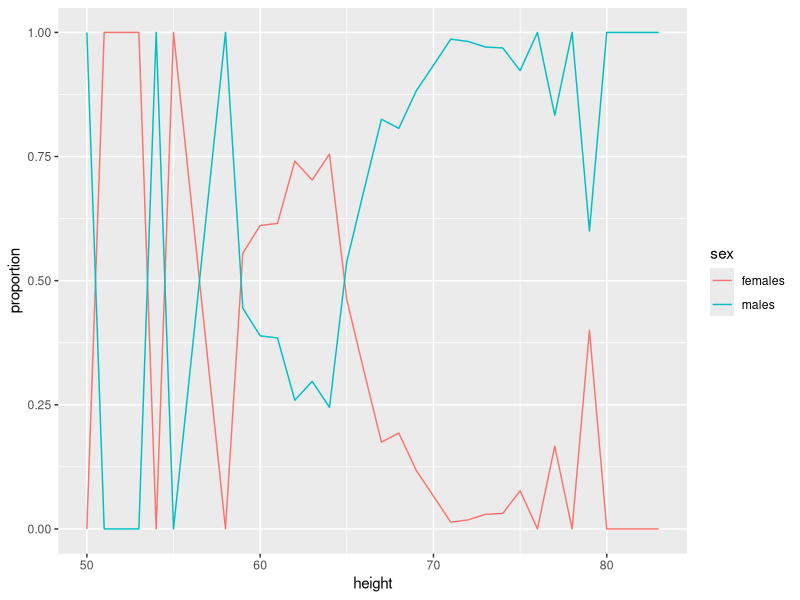
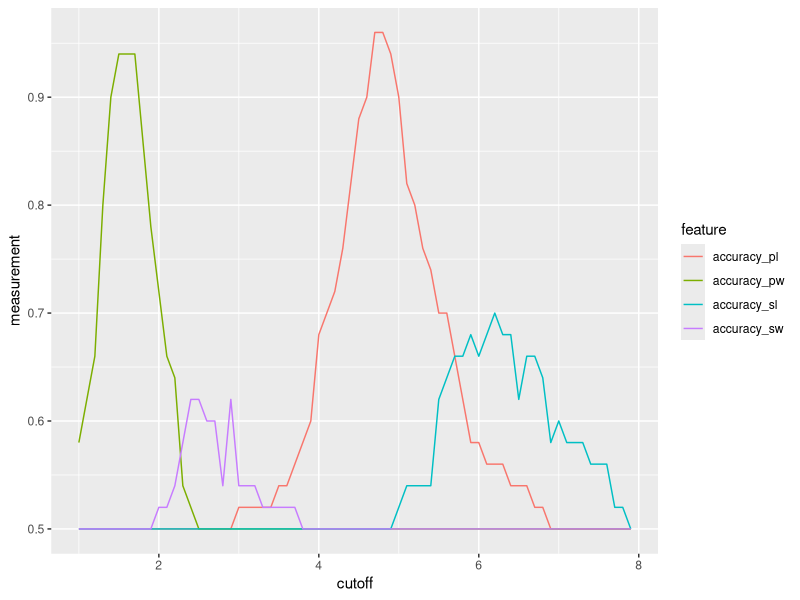
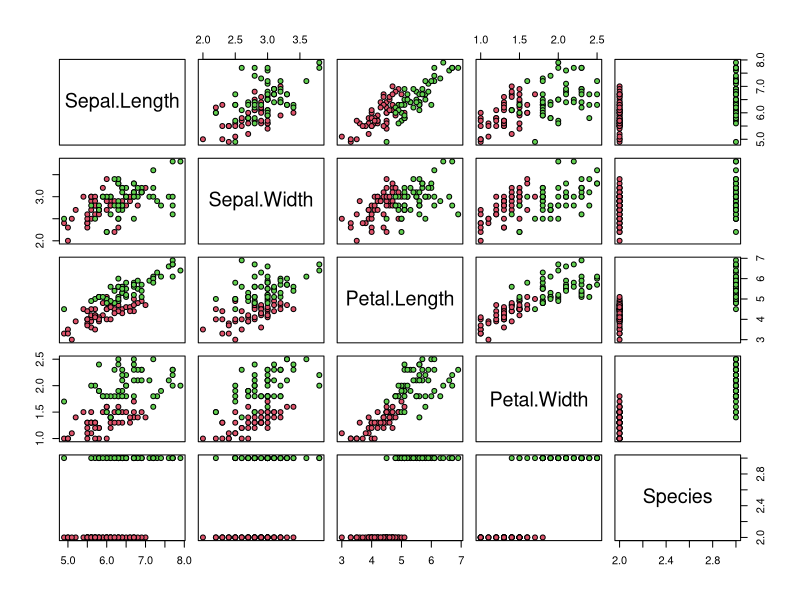
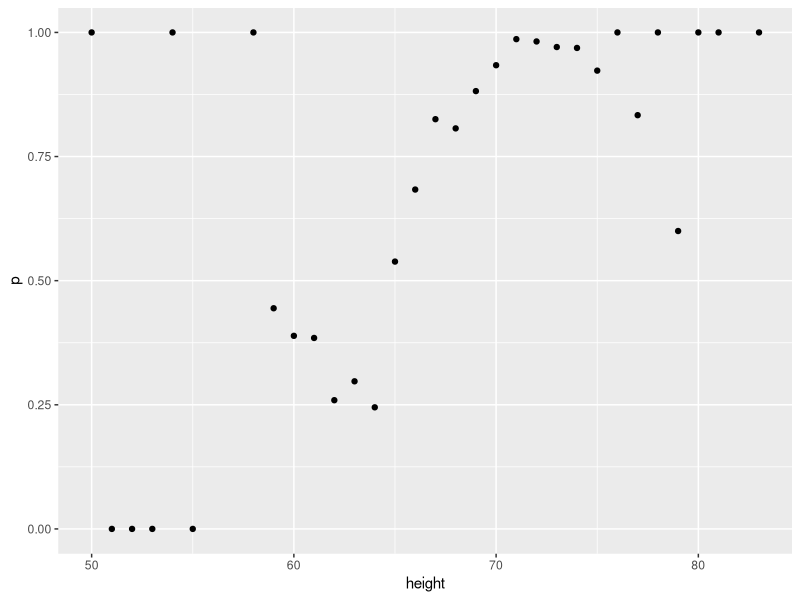
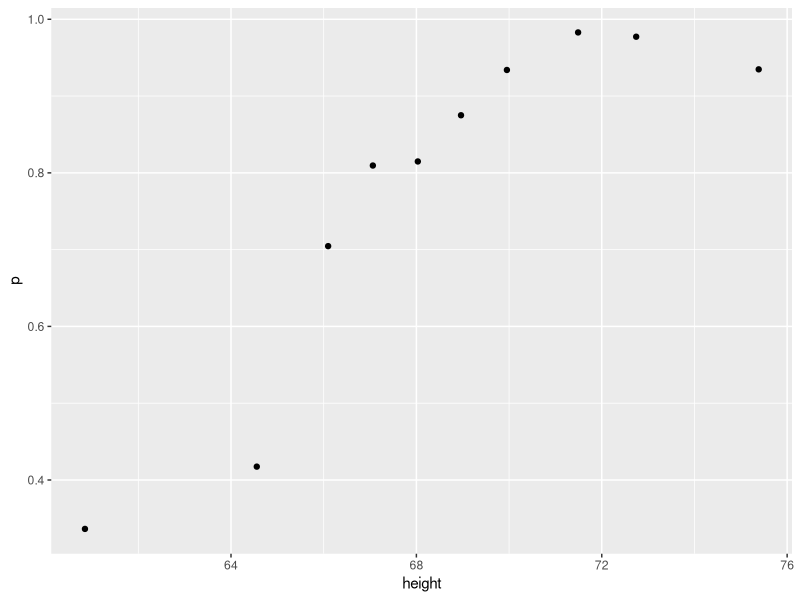
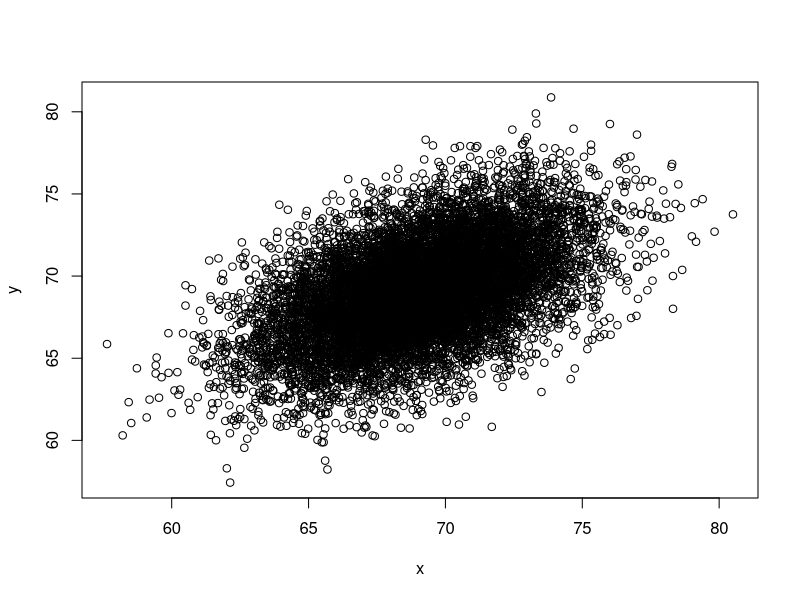
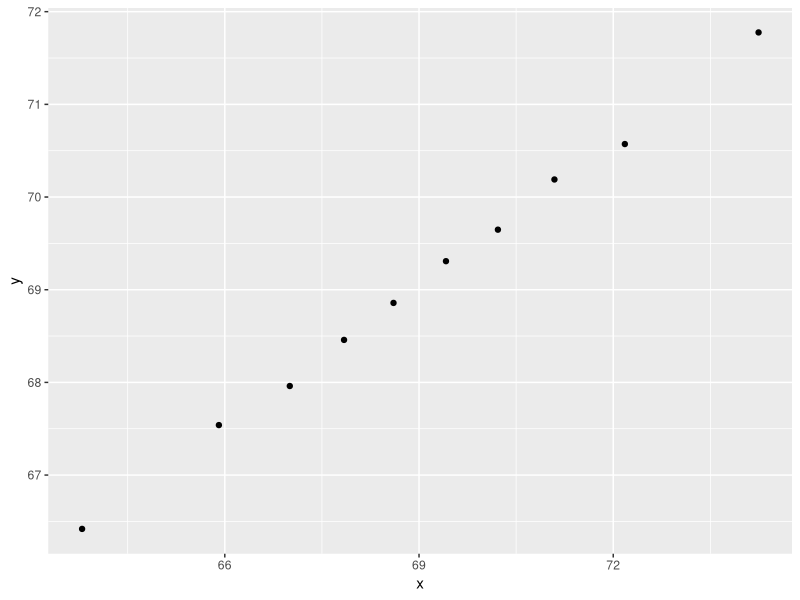
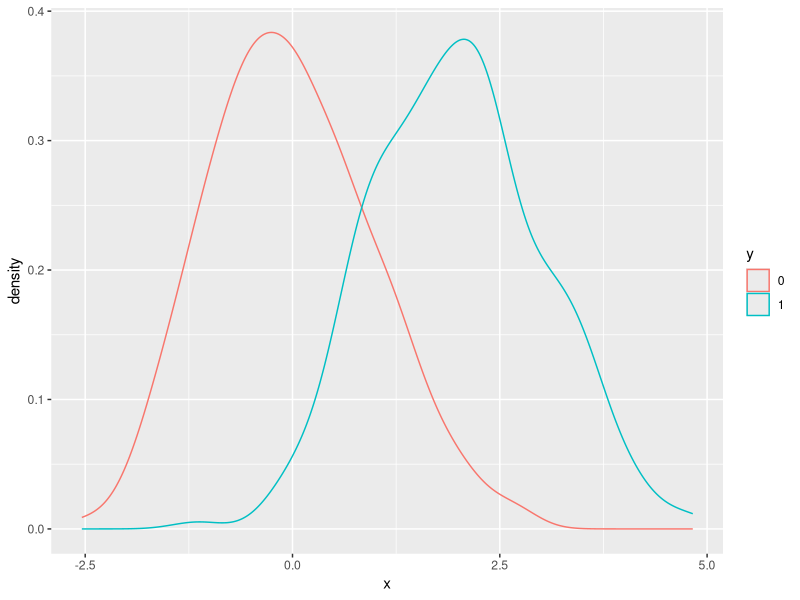

Write R code to recreate these figures, in order. (Note: this script raises an error after producing the figures.)
# Housekeeping -----------------------------------------------------------------

rm(list = ls())
gc()

library('tidyverse')
library('dslabs')
library('caret')
library('lubridate')
library('purrr')
library('pdftools')
library('broom')

# Assessment -------------------------------------------------------------------

data(heights)
str(heights)
heights[777,]

heights %>%
  summarize(max_height = max(height),
            shortest = which.min(height),
            mean = mean(height),
            median = median(height),
            proportion_males = mean(sex == "Male"),
            taller = sum(height > 78 & sex == "Female"))

# Section 2.1 ------------------------------------------------------------------

# evaluation of heights database

data(heights)

list <- createDataPartition(heights$height, times = 2, p = .01, list = FALSE)

heights[list[,1],]
heights[list[,2],]

heights %>%
  mutate(height = round(height,0)) %>%
  group_by(height,sex) %>%
  count(height) %>%
  spread(key = sex, value = n, fill = 0) %>%
  transmute(height = height,
            males = Male/(Male+Female),
            females = Female/(Male+Female)) %>%
  gather(key='sex', value = 'proportion', males:females) %>%
  ggplot(aes(x = height, y = proportion, color = sex)) +
  geom_line()

list <- createDataPartition(heights$height,times=1,p=.05,list=FALSE)
test_set <- heights[list,]
train_set <- heights[-list,]

F1 <- sapply(min(heights$height):max(heights$height), function(x){
  y_hat <-  ifelse(heights$height > x, 'Male', 'Female') %>% factor()
  y_actual <-  heights$sex
  F_meas(data = y_hat, reference = y_actual)
})


scores <- 
  data.frame(strata = min(heights$height):max(heights$height),
             F1_score = F1)

scores %>%
  summarise(best_cutoff = strata[which.max(F1_score)],
            F1_score = F1_score[which.max(F1_score)])

y_hat <- ifelse(heights$height > 66, "Male", "Female") %>% factor()
y_actual <- heights$sex

se <- sensitivity(data = y_hat, reference = y_actual)
sp <- specificity(data = y_hat, reference = y_actual)
pr <- precision(data = y_hat, reference = y_actual)
F1 <- F_meas(data = y_hat, reference = y_actual)

2/(1/se + 1/pr) # coincides with F1 = geom mean sensitivity and precision
2/(1/se + 1/sp)

# Assessment - heights

data(reported_heights)

dat <- mutate(reported_heights, date_time = ymd_hms(time_stamp)) %>%
  filter(date_time >= make_date(2016, 01, 25) & date_time < make_date(2016, 02, 1)) %>%
  mutate(type = ifelse(day(date_time) == 25 & hour(date_time) == 8 & between(minute(date_time), 15, 30), "inclass","online")) %>%
  select(sex, type)

y <- factor(dat$sex, c("Female", "Male"))
x <- dat$type

model <- 
  data.frame(actual_sex = y, type = x)

model %>%
  mutate(predicted_sex = ifelse(type == "inclass", "Female", "Male")) %>%
  summarise(accuracy = mean(actual_sex == predicted_sex))
  
y <- model$actual_sex
y_hat <- ifelse(model$type == "inclass", "Female", "Male") %>% factor()

table(y_hat, y)
sensitivity(data = y_hat, reference = y)
specificity(data = y_hat, reference = y)

prevalence <- 
  dat %>%
  summarise(female_prevalence = mean(sex=="Female"))

# Assessment - iris dataset

data(iris)
iris <- iris[-which(iris$Species=='setosa'),]
y <- iris$Species

set.seed(2, sample.kind="Rounding")
list <- createDataPartition(y,times=1,p=.5,list=FALSE)
test <- iris[list,]
train <- iris[-list,]

range <- 
  iris %>%
  select(-Species) %>%
  summary()

cutoff <- seq(1,7.9,.1)

tmp <- sapply(cutoff,function(x){
  tmp <- data.frame(y_hat_sl = ifelse(train$Sepal.Length > x,"virginica","versicolor"),
                    y_hat_sw = ifelse(train$Sepal.Width > x,"virginica","versicolor"),
                    y_hat_pl = ifelse(train$Petal.Length > x,"virginica","versicolor"),
                    y_hat_pw = ifelse(train$Petal.Width > x,"virginica","versicolor"),
                    y_actual = train$Species) %>%
    summarize(cutoff = x,
              accuracy_sl = mean(y_hat_sl == y_actual),
              accuracy_sw = mean(y_hat_sw == y_actual),
              accuracy_pl = mean(y_hat_pl == y_actual),
              accuracy_pw = mean(y_hat_pw == y_actual))
})

accuracy <-
  data.frame(cutoff = as.numeric(tmp[1,]),
             accuracy_sl = as.numeric(tmp[2,]),
             accuracy_sw = as.numeric(tmp[3,]),
             accuracy_pl = as.numeric(tmp[4,]),
             accuracy_pw = as.numeric(tmp[5,]))

accuracy %>%
  summary()

accuracy %>%
  gather(key = 'feature', value = 'measurement', -cutoff) %>%
  ggplot(aes(x = cutoff, y = measurement, color = feature)) +
  geom_line()

y_hat = ifelse(test$Petal.Length > 4.7, "virginica", "versicolor") %>% as.character()
y_actual = test$Species %>% as.character()

mean(y_hat == y_actual)


# tmp <- sapply(cutoff,function(x){
#   tmp <- data.frame(y_hat_sl = ifelse(test$Sepal.Length > x,"virginica","versicolor"),
#                     y_hat_sw = ifelse(test$Sepal.Width > x,"virginica","versicolor"),
#                     y_hat_pl = ifelse(test$Petal.Length > x,"virginica","versicolor"),
#                     y_hat_pw = ifelse(test$Petal.Width > x,"virginica","versicolor"),
#                     y_actual = test$Species) %>%
#     summarize(cutoff = x,
#               accuracy_sl = mean(y_hat_sl == y_actual),
#               accuracy_sw = mean(y_hat_sw == y_actual),
#               accuracy_pl = mean(y_hat_pl == y_actual),
#               accuracy_pw = mean(y_hat_pw == y_actual))
# })
# 
# accuracy <-
#   data.frame(cutoff = as.numeric(tmp[1,]),
#              accuracy_sl = as.numeric(tmp[2,]),
#              accuracy_sw = as.numeric(tmp[3,]),
#              accuracy_pl = as.numeric(tmp[4,]),
#              accuracy_pw = as.numeric(tmp[5,]))
# 
# accuracy %>%
#   summary()

plot(iris,pch=21,bg=iris$Species)



cutoff.pl <- accuracy$cutoff[which.max(accuracy$accuracy_pl)]
cutoff.pw <- accuracy$cutoff[which.max(accuracy$accuracy_pw)]

y_actual <- test$Species %>% droplevels()
y_hat <- ifelse(test$Petal.Length > cutoff.pl | test$Petal.Width > cutoff.pw,
                "virginica","versicolor")

mean(y_actual == y_hat)

# Section 2.2 ------------------------------------------------------------------

# A = have disease
# B = test is positive

P_B_A <- .85 # sensitivity
P_A <- .02 # prevalence
P_notB_notA <- .90 # specificity
P_B <- .98*.10 + .02*.85 # positive test rate

P_A_B <- P_B_A * P_A / P_B
P_A_B

set.seed(1)
disease <- sample(c(0,1), size=1e6, replace=TRUE, prob=c(0.98,0.02))
test <- rep(NA, 1e6)
test[disease==0] <- sample(c(0,1), size=sum(disease==0), replace=TRUE, prob=c(0.90,0.10))
test[disease==1] <- sample(c(0,1), size=sum(disease==1), replace=TRUE, prob=c(0.15, 0.85))

mean(test)
mean(disease[test == 0])
mean(disease[test == 1])
mean(disease[test == 1]) / mean(disease)

# heights

data(heights)

heights %>%
  mutate(height = round(height)) %>%
  group_by(height) %>%
  summarize(p = mean(sex == "Male")) %>%
  qplot(height,p,data=.)

ps <- seq(0,1,.1)
heights %>%
  mutate(g = cut(height,quantile(height,ps),include.lowest=TRUE)) %>%
  group_by(g) %>%
  summarise(p = mean(sex == "Male"),
            height = mean(height)) %>%
  qplot(height,p,data=.)
  
Sigma <- 9*matrix(c(1,0.5,0.5,1), 2, 2)
dat <- MASS::mvrnorm(n = 10000, c(69, 69), Sigma) %>%
  data.frame() %>% setNames(c("x", "y"))

plot(dat)

ps <- seq(0, 1, 0.1)
dat %>% 
  mutate(g = cut(x,quantile(x,ps),include.lowest = TRUE)) %>%
  group_by(g) %>%
  summarise(x = mean(x),
            y = mean(y)) %>%
  qplot(x, y, data =.)





# Section 3.1 ------------------------------------------------------------------

# Q1

set.seed(1, sample.kind="Rounding")
n <- 100
Sigma <- 9*matrix(c(1.0, 0.5, 0.5, 1.0), 2, 2)
dat <- MASS::mvrnorm(n = 100, c(69, 69), Sigma) %>%
  data.frame() %>% setNames(c("x", "y"))

set.seed(1, sample.kind="Rounding")
RMSE <- replicate(100,{
  p <- createDataPartition(dat$y,times=1,p=.5,list=FALSE)
  train <- slice(dat,-p)
  test <- slice(dat,p)
  fit <- train %>%
    lm(y ~ x, data = .)
  test %>%
    mutate(y_hat = predict(fit,newdata=.)) %>%
    mutate(E = y-y_hat,
           SE = E^2) %>%
    summarize(MSE = mean(SE)) %>%
    mutate(RMSE = sqrt(MSE)) %>%
    .$RMSE
})
mean(RMSE)
sd(RMSE)

# Q2

RMSE <- function(n){
  
  Sigma <- 9*matrix(c(1.0, 0.5, 0.5, 1.0), 2, 2)
  dat <- MASS::mvrnorm(n = n, c(69, 69), Sigma) %>%
    data.frame() %>% setNames(c("x", "y"))
  
  rmse <- replicate(100,{
    p <- createDataPartition(dat$y, times=1, p=.5, list=FALSE)
    test <- slice(dat,p)
    train <- slice(dat,-p)
    fit <- lm(data = train, y ~ x)
    y_hat <- predict(fit,test)
    y <- test$y
    rmse <- sqrt(mean((y-y_hat)^2))
  })
  
  c(mean_rmse = mean(rmse),
             sd_rmse = sd(rmse))
}

set.seed(1, sample.kind="Rounding")
n <- c(100, 500, 1000, 5000, 10000)
results <- sapply(n,RMSE)

# Q4

set.seed(1, sample.kind="Rounding")
n <- 100
Sigma <- 9*matrix(c(1.0, 0.95, 0.95, 1.0), 2, 2)
dat <- MASS::mvrnorm(n = 100, c(69, 69), Sigma) %>%
  data.frame() %>% setNames(c("x", "y"))

set.seed(1, sample.kind="Rounding")
RMSE <- replicate(100,{
  p <- createDataPartition(dat$y,times=1,p=.5,list=FALSE)
  train <- slice(dat,-p)
  test <- slice(dat,p)
  fit <- train %>%
    lm(y ~ x, data = .)
  test %>%
    mutate(y_hat = predict(fit,newdata=.)) %>%
    mutate(E = y-y_hat,
           SE = E^2) %>%
    summarize(MSE = mean(SE)) %>%
    mutate(RMSE = sqrt(MSE)) %>%
    .$RMSE
})
mean(RMSE)
sd(RMSE)

# Q6

set.seed(1)
Sigma <- matrix(c(1.0, 0.75, 0.75, 0.75, 1.0, 0.25, 0.75, 0.25, 1.0), 3, 3)
dat <- MASS::mvrnorm(n = 100, c(0, 0, 0), Sigma) %>%
  data.frame() %>% setNames(c("y", "x_1", "x_2"))

cor(dat)

set.seed(1, sample.kind="Rounding")
p <- createDataPartition(dat$y, times=1, p=.5, list=FALSE)
test <- slice(dat,p)
train <- slice(dat, -p)

lm_x1 <- lm(y ~ x_1, data = train)
lm_x2 <- lm(y ~ x_2, data = train)
lm_both <- lm(y ~ x_1 + x_2, data = train)

test %>%
  mutate(y_hat_x1 = predict(lm_x1, newdata=.),
         y_hat_x2 = predict(lm_x2, newdata=.),
         y_hat_both = predict(lm_both, newdata=.)) %>%
  summarise(rmse_x1 = sqrt(mean((y-y_hat_x1)^2)),
            rmse_x2 = sqrt(mean((y-y_hat_x2)^2)),
            rmse_xboth = sqrt(mean((y-y_hat_both)^2)))

# Q8

set.seed(1)
Sigma <- matrix(c(1.0, 0.75, 0.75, 0.75, 1.0, 0.95, 0.75, 0.95, 1.0), 3, 3)
dat <- MASS::mvrnorm(n = 100, c(0, 0, 0), Sigma) %>%
  data.frame() %>% setNames(c("y", "x_1", "x_2"))

cor(dat)

set.seed(1, sample.kind="Rounding")
p <- createDataPartition(dat$y, times=1, p=.5, list=FALSE)
test <- slice(dat,p)
train <- slice(dat, -p)

lm_x1 <- lm(y ~ x_1, data = train)
lm_x2 <- lm(y ~ x_2, data = train)
lm_both <- lm(y ~ x_1 + x_2, data = train)

test %>%
  mutate(y_hat_x1 = predict(lm_x1, newdata=.),
         y_hat_x2 = predict(lm_x2, newdata=.),
         y_hat_both = predict(lm_both, newdata=.)) %>%
  summarise(rmse_x1 = sqrt(mean((y-y_hat_x1)^2)),
            rmse_x2 = sqrt(mean((y-y_hat_x2)^2)),
            rmse_xboth = sqrt(mean((y-y_hat_both)^2)))

# Q1

set.seed(2, sample.kind="Rounding")

make_data <- function(n = 1000, p = 0.5, 
                      mu_0 = 0, mu_1 = 2, 
                      sigma_0 = 1,  sigma_1 = 1){
  
  y <- rbinom(n, 1, p)
  f_0 <- rnorm(n, mu_0, sigma_0)
  f_1 <- rnorm(n, mu_1, sigma_1)
  x <- ifelse(y == 1, f_1, f_0)
  
  test_index <- createDataPartition(y, times = 1, p = 0.5, list = FALSE)
  
  list(train = data.frame(x = x, y = as.factor(y)) %>% slice(-test_index),
       test = data.frame(x = x, y = as.factor(y)) %>% slice(test_index))
}

dat <- make_data()

dat$train %>% ggplot(aes(x, color = y)) + geom_density()




set.seed(1, sample.kind="Rounding")

avg_1 <- seq(0,3,length.out = 25)

accuracy <- sapply(avg_1,function(avg){
  dat <- make_data(n=1000,p=.5,mu_0 = 0, mu_1 = avg, sigma_0 = 1, sigma_1 = 1)
  fit = glm(data = dat$train, y ~ x, family="binomial")
  y_hat <- ifelse(predict(fit,newdata=dat$test,type="response")>.5,1,0)
  y <- dat$test$y
  accuracy <- mean(y_hat == y)
})

plot(avg_1,accuracy)




















# Section 3.2 ------------------------------------------------------------------

# Q1

fn <- system.file("extdata", "RD-Mortality-Report_2015-18-180531.pdf", package="dslabs")
dat <- map_df(str_split(pdf_text(fn), "\n"), function(s){
  s <- str_trim(s)
  header_index <- str_which(s, "2015")[1]
  tmp <- str_split(s[header_index], "\\s+", simplify = TRUE)
  month <- tmp[1]
  header <- tmp[-1]
  tail_index  <- str_which(s, "Total")
  n <- str_count(s, "\\d+")
  out <- c(1:header_index, which(n==1), which(n>=28), tail_index:length(s))
  s[-out] %>%
    str_remove_all("[^\\d\\s]") %>%
    str_trim() %>%
    str_split_fixed("\\s+", n = 6) %>%
    .[,1:5] %>%
    as_data_frame() %>% 
    setNames(c("day", header)) %>%
    mutate(month = month,
           day = as.numeric(day)) %>%
    gather(year, deaths, -c(day, month)) %>%
    mutate(deaths = as.numeric(deaths))
}) %>%
  mutate(month = recode(month, "JAN" = 1, "FEB" = 2, "MAR" = 3, "APR" = 4, "MAY" = 5, "JUN" = 6, 
                        "JUL" = 7, "AGO" = 8, "SEP" = 9, "OCT" = 10, "NOV" = 11, "DEC" = 12)) %>%
  mutate(date = make_date(year, month, day)) %>%
  dplyr::filter(date <= "2018-05-01")

dat %>%
  ggplot(aes(date,deaths)) +
  geom_point(color="black") +
  geom_smooth(method = 'loess', color = 'red', span = .05, method.args = list(degree = 1))

fit <- loess(deaths ~ as.numeric(date), dat, span = .05, degree = 1)

dat %>%
  mutate(smooth = predict(fit,newdata=.)) %>%
  ggplot(aes(x = date, y = deaths)) +
  geom_point(color='black') +
  geom_line(aes(x = date, y = smooth), color = 'red', size = 2)

# Q2

dat %>%
  mutate(day_of_year = yday(date),
         smooth = predict(fit,newdata = .)) %>%
  ggplot(aes(x=day_of_year, y = smooth, color = year)) +
  geom_line()

# Q3

mnist_27$train %>% glm(y ~ x_2, family = "binomial", data = .) %>% tidy()

dat <- mnist_27$train

max(dat$x_2)
min(dat$x_2)

dat %>%
  ggplot(aes(x=x_2,color=y)) +
  geom_density()

qplot(x_2, y, data = mnist_27$train)

fit <- loess(as.numeric(y) ~ x_2, dat, degree = 1, span = .1)

dat %>%
  mutate(smooth = predict(fit,.)) %>%
  ggplot(aes(x=x_2,y=as.numeric(y)-1)) +
  geom_point(color = 'black') +
  geom_line(aes(x=x_2,y=smooth-1), color = 'red') +
  geom_hline(yintercept = .5, color = 'green')



# Section 3.3 ------------------------------------------------------------------

x <- matrix(rnorm(10*5),10,5)
x
dim(x)
dim(x)[2]

seq(nrow(x))
x+seq(nrow(x))
      
# Q6

dat <- read_mnist()
train <- dat$train

train
str(train)

mean(train$images > 50 & train$images < 205)

rm(train,dat)

# Section 4.1 ------------------------------------------------------------------

dist(1,2)
dist(c(1,2))
dist(c(1,2,3))
dist(1:5)
dist(matrix(1:25,5,5))

x
x[order(x)]

# Q1

data("tissue_gene_expression")

x <- tissue_gene_expression$x
y <- tissue_gene_expression$y

d <- dist(x)

image(as.matrix(d))

dist(x[1:2,])
dist(x[39:40,])
dist(x[73:74,])

dist(x[c(1,2,39,40,73,74),]) 

dist(x) %>% as.matrix %>% image

# Q1

set.seed(1, sample.kind = "Rounding")
data('heights')

index <- createDataPartition(heights$sex, p=.5, times=1, list=FALSE)
heights_test <- heights[index,]
heights_train <- heights[-index,]

k <- seq(1,101,3)

F_1 <- sapply(k,function(k){
  fit <- knn3(data = heights_train, sex ~ height, k=k)
  y_hat <- predict(fit, newdata=heights_test, type = "class")
  F_meas(data = y_hat, reference = heights_test$sex) 
  # accuracy <- mean(y_hat == heights_test$sex)
})

plot(k,F_1)
max(F_1)
k[which.max(F_1)]

fit <- knn3(data = heights_train, sex ~ height, k = which.max(F_1))
ref_heights <- data.frame(height = 45:85)
cond_prob <- predict(fit, newdata=ref_heights) %>%
  as_data_frame() %>%
  bind_cols(ref_heights) %>%
  gather('sex','probability',-height)

cond_prob %>%
  ggplot(aes(x=height, y=probability, color=sex)) +
  geom_line()


# Q2

data("tissue_gene_expression")
set.seed(1, sample.kind = "Rounding")

x <- tissue_gene_expression$x
y <- tissue_gene_expression$y

index <- 
  createDataPartition(y, p=.5, times=1, list=FALSE)

x_test <- x[index,]
y_test <- y[index]
x_train <- x[-index,]
y_train <- y[-index]

k <- seq(1,11,2)

accuracy <- sapply(k,function(k){
  fit <- knn3(x_train, y_train, k=k)
  y_hat <- predict(fit, newdata = x_test, type = "class")
  accuracy <- mean(y_test == y_hat)
})

plot(k,accuracy)

data.frame(k = k,
           accuracy = accuracy)

# Section 4.2 ------------------------------------------------------------------
